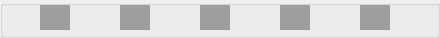
   <widget class="QGroupBox" name="board_12">
    <property name="geometry">
     <rect>
      <x>180</x>
      <y>160</y>
      <width>440</width>
      <height>38</height>
     </rect>
    </property>
    <property name="title">
     <string/>
    </property>
    <widget class="QLabel" name="color121">
     <property name="geometry">
      <rect>
       <x>40</x>
       <y>5</y>
       <width>30</width>
       <height>25</height>
      </rect>
     </property>
     <property name="styleSheet">
      <string notr="true">background-color: rgb(158, 158, 158);</string>
     </property>
     <property name="text">
      <string/>
     </property>
    </widget>
    <widget class="QLabel" name="color122">
     <property name="geometry">
      <rect>
       <x>120</x>
       <y>5</y>
       <width>30</width>
       <height>25</height>
      </rect>
     </property>
     <property name="styleSheet">
      <string notr="true">background-color: rgb(158, 158, 158);</string>
     </property>
     <property name="text">
      <string/>
     </property>
    </widget>
    <widget class="QLabel" name="color123">
     <property name="geometry">
      <rect>
       <x>200</x>
       <y>5</y>
       <width>30</width>
       <height>25</height>
      </rect>
     </property>
     <property name="styleSheet">
      <string notr="true">background-color: rgb(158, 158, 158);</string>
     </property>
     <property name="text">
      <string/>
     </property>
    </widget>
    <widget class="QLabel" name="color125">
     <property name="geometry">
      <rect>
       <x>360</x>
       <y>5</y>
       <width>30</width>
       <height>25</height>
      </rect>
     </property>
     <property name="styleSheet">
      <string notr="true">background-color: rgb(158, 158, 158);</string>
     </property>
     <property name="text">
      <string/>
     </property>
    </widget>
    <widget class="QLabel" name="color124">
     <property name="geometry">
      <rect>
       <x>280</x>
       <y>5</y>
       <width>30</width>
       <height>25</height>
      </rect>
     </property>
     <property name="styleSheet">
      <string notr="true">background-color: rgb(158, 158, 158);</string>
     </property>
     <property name="text">
      <string/>
     </property>
    </widget>
   </widget>
